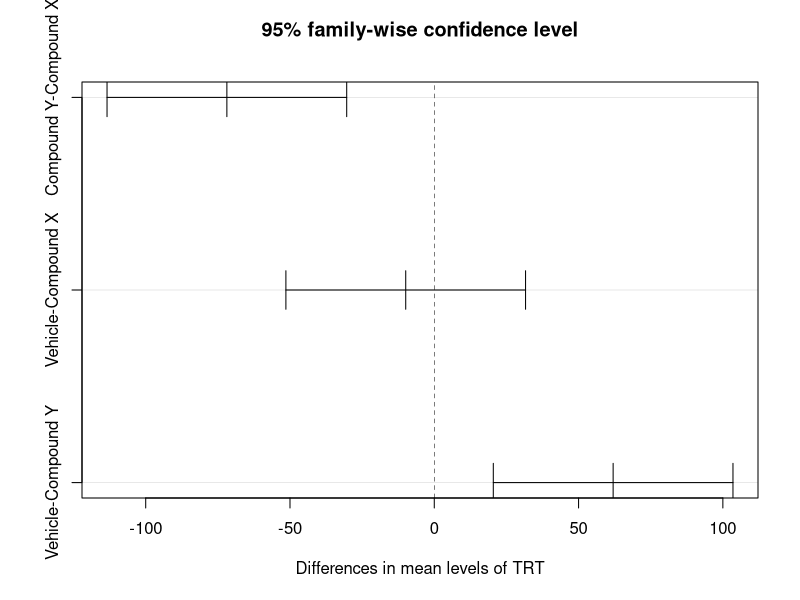
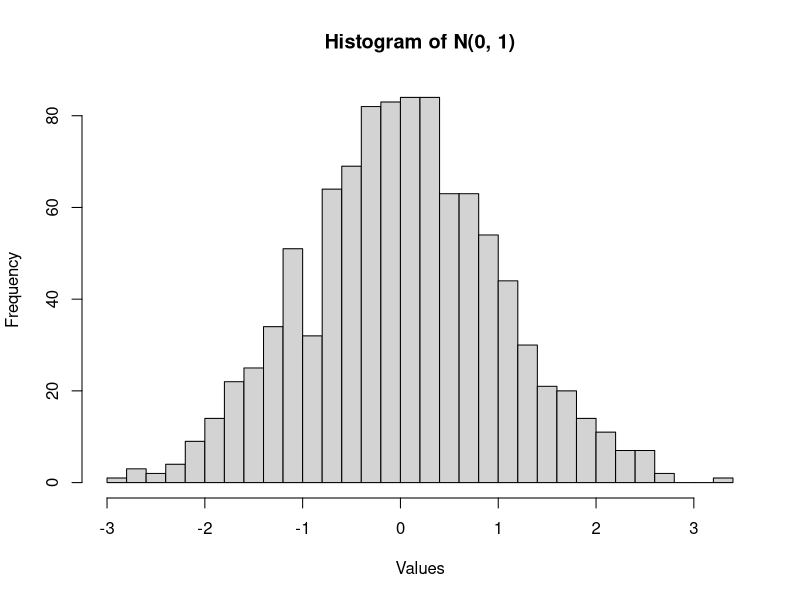
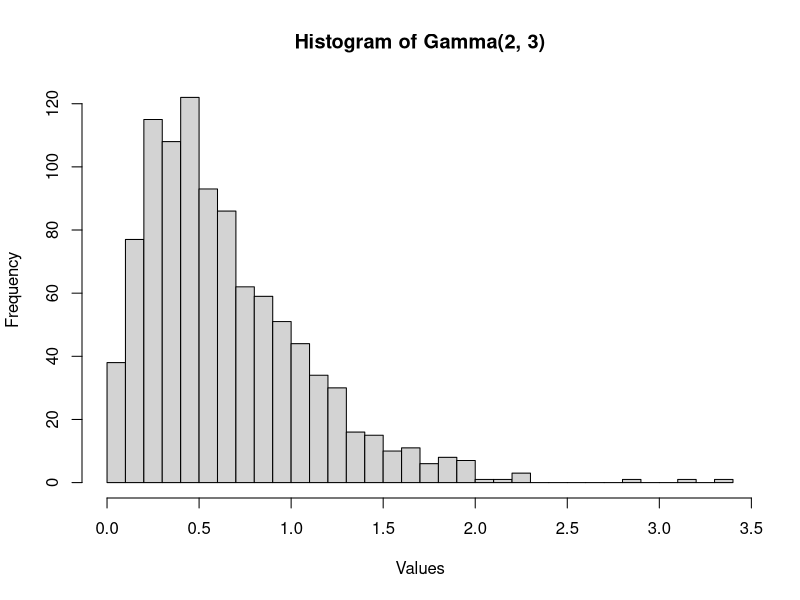
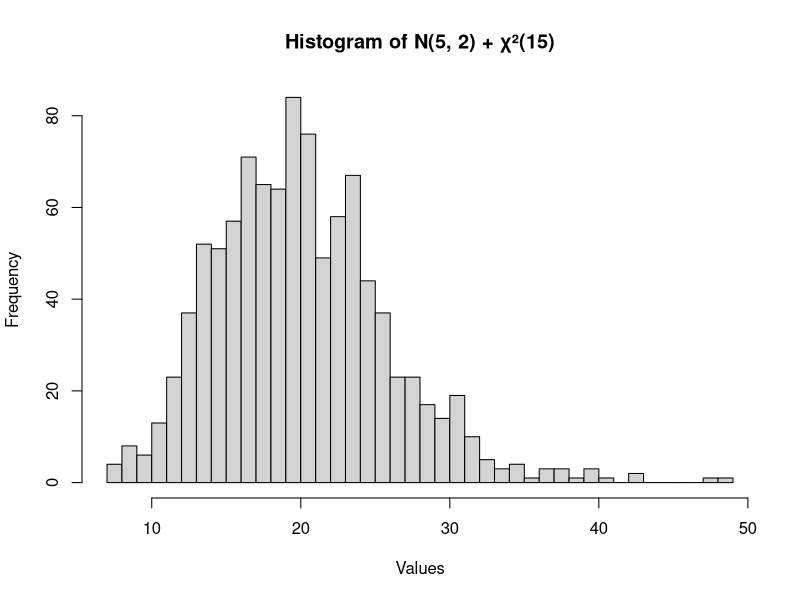
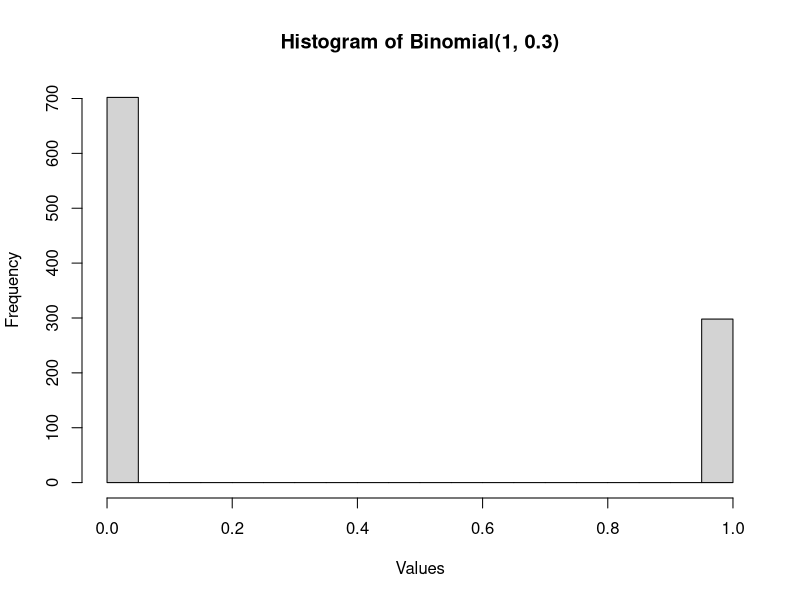
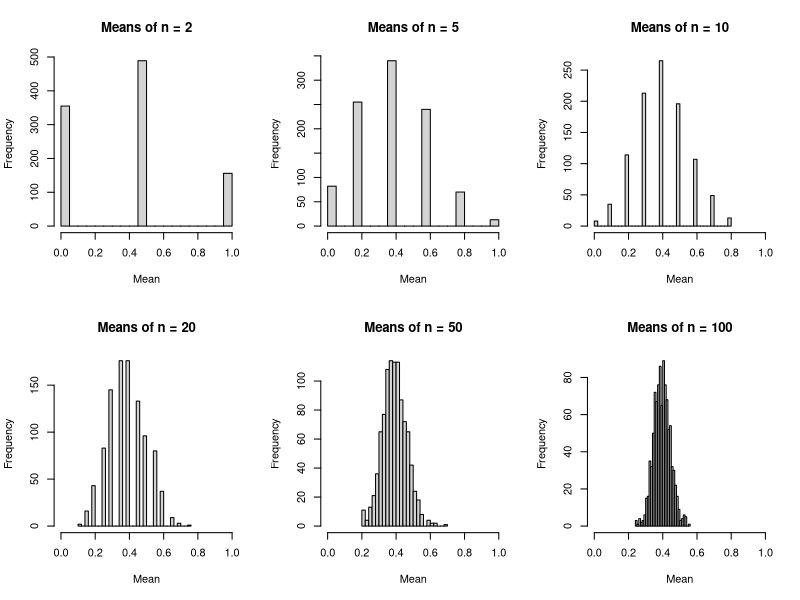

Write the R code that produced these figures, in order.
V <- c(120.07, 87.43, 194.72, 101.88, 74.64, 52.14,
       42.19, 42.89, 112.29, 131.27)
CX <- c(114.48, 100.19, 104.61, 121.73, 85.03, 
        110.31, 151.75, 75.63, 162.72, 32.03)
CY <- c(50.54, 26.74, 66.58, 25.68, 63.81, 5.64,
        7.33, 37.69, 1.79, 53.94)
# Create a data frame with column headings
SchlattmanAndDirnagl <- data.frame(Vehicle = V, 'Compound X' = CX, 'Compound Y' = CY)

# Question 1. Using the data from problem 3.7 Download problem 3.7in the textbook 
# perform an ANOVA analysis of infarction across vehicle and compound. (30 pts)

# Wide to long
# Subset for Vehicle
Vehicle <- SchlattmanAndDirnagl[, 1]
# Subset for Compound X
CompoundX <- SchlattmanAndDirnagl[, 2]
# Subset for Compound Y
CompoundY <- SchlattmanAndDirnagl[, 3]

n1 <- nrow(SchlattmanAndDirnagl)

Vehiclea <- data.frame(Infarction = V, TRT = rep('Vehicle', n1))
CompoundXa <- data.frame(Infarction = CX, TRT = rep('Compound X', n1))
CompoundYa <- data.frame(Infarction = CY, TRT = rep('Compound Y', n1))

# Stack them on top of each other
SchlattmanAndDirnaglStack <- rbind(Vehiclea, CompoundXa, CompoundYa)
# Change the column names to Infarction

# ANOVA using the aov funciton
SchlattmanAndDirnagl.aov <- aov(Infarction ~ TRT, data = SchlattmanAndDirnaglStack)
summary(SchlattmanAndDirnagl.aov)
# P = .000354
# F = 10.82
# The ANOVA output indicates significant differences among the three treatments

# Question 2.  Using the data from problem 3.7 Download problem 3.7conduct a 
#Tukey's HSD multiple comparison procedure for infarction across vehicle and 
#compound to determine where differences exist. (20 pts)

# Tukeys Honestly Significant Difference procedure
SchlattmanAndDirnagl.tukey <- TukeyHSD(SchlattmanAndDirnagl.aov, 'TRT')
plot(SchlattmanAndDirnagl.tukey)

# The main difference is when using one of the commpounds with the vehicle. When
# using both compounds, Infarction is not effective. Compound x with Vehicle is 
# more effective. Compound Y with Vehicle is most effective.

# Question 3. Draw 1000 samples from the following distributions and create histograms 
# for each.  Be sure to comment about each histogram.  Remember all histograms 
# should have four items addressed.
# (a) X ∼ N (0, 1) using rnorm function.  (15 pts)
set.seed(123)  # for reproducibility
X_norm <- rnorm(1000, mean = 0, sd = 1)
hist(X_norm, main = "Histogram of N(0, 1)", xlab = "Values", breaks = 30)
# shape: normal
# center: about 0
# spread: about -3 - 3.5
# unusual feature: none really

# (b) X ∼ Gamma(2, 3) using the rgamma function. (15 pts)
X_gamma <- rgamma(1000, shape = 2, rate = 3)
hist(X_gamma, main = "Histogram of Gamma(2, 3)", xlab = "Values", breaks = 30)
# shape: skewed left
# center: about .5
# spread: about 0 - 3.5
# unusual feature: gap between 2.25 - 2.75

# (c) X+Y where X ∼ N(5,2) and Y ∼ χ2(15).  (15 pts) 
X_norm2 <- rnorm(1000, mean = 5, sd = 2)
Y_chisq <- rchisq(1000, df = 15)
XY_sum <- X_norm2 + Y_chisq
hist(XY_sum, main = "Histogram of N(5, 2) + χ²(15)", xlab = "Values", breaks = 30)
# shape: normal, skewed leftish
# center: about 19
# spread: about 5 - 50
# unusual feature: none really

# (d) X ∼ Binomial(1, 0.3).  (15 pts) 
X_binom <- rbinom(1000, size = 1, prob = 0.3)
hist(X_binom, main = "Histogram of Binomial(1, 0.3)", xlab = "Values", breaks = 30)
# shape: bimodal
# center: I couldn't even tell you
# spread: about 0 - 1
# unusual feature: gap between .05 - .95

# (e) Calculate a mean of a vector X = (X1, X2, ..., Xn ) 1000 times, where 
# Xi ~ Binomial(1, 0.4) for n = 2, 5, 10, 20, 50, 100 and create a histogram of 
# the means. Each n should be dealt with separately. For example, you draw 1000 
# samples of size n = 2 (you may use for() loop for that). Every time a sample 
# is drawn, you calculate its mean. Once you will end up with n means, you create 
# a histogram of those means. Then repeat for n = 5, 10, etc.  There should be 6 
# separate histograms with comments for each.  Restrict the x-axis to stay at 
# 0 to 1 for all plots.  Comment on the differences between plots as n increases.  
# (35 pts).
sample_sizes <- c(2, 5, 10, 20, 50, 100)
par(mfrow = c(2, 3))  # setting the plotting area to display multiple plots

for (n in sample_sizes) {
  means <- replicate(1000, mean(rbinom(n, 1, 0.4)))
  hist(means, main = paste("Means of n =", n), xlab = "Mean", breaks = 30, xlim = c(0, 1))
}

par(mfrow = c(1, 1))  # reset to default plotting area

# The histograms just go from multimodal with large gaps in betweeen to more and more
# of a normal distribution as n grows